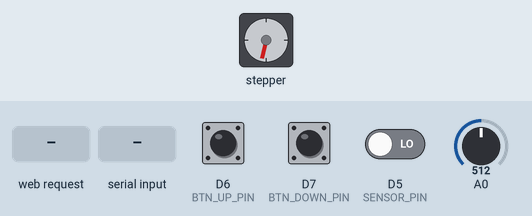
Bench run of a sketch on a simulated ESP8266 (NodeMCU). On the bench: stepper motor. Wiring (inferred from the names in the program): stepper motor driver (200 steps per turn assumed): step D1; direction D2; enable D0. The inputs (shaded band) are chosen by the test bench; at power-on: D5 (SENSOR_PIN) LOW, D6 (BTN_UP_PIN) HIGH, D7 (BTN_DOWN_PIN) HIGH, A0 = 512. WiFi joins after 1.5 s; servers stay silent unless stated; what the sketch prints to the serial monitor is not drawn. At 15.5 s the program puts the board to deep sleep or switches it off; the recording ends there.

Above: at 0.8 s.
0.9 s: D5 (SENSOR_PIN) driven HIGH
3.0 s: HTTP request GET /calibrate received
At 3.17 s:
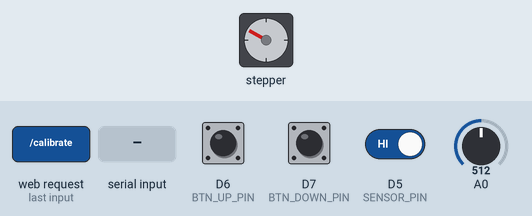
At 3.78 s:
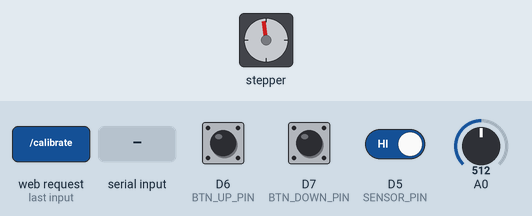
6.0 s: "d 45\n" received over Serial
At 6.18 s:
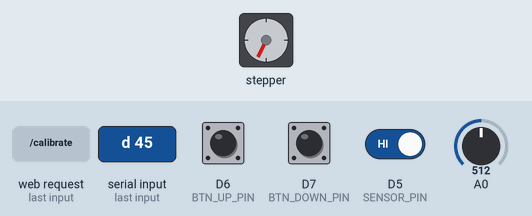
9.0 s: D6 (BTN_UP_PIN) pulled LOW for 1 s
11.5 s: D7 (BTN_DOWN_PIN) pulled LOW for 1 s
At 12.7 s:
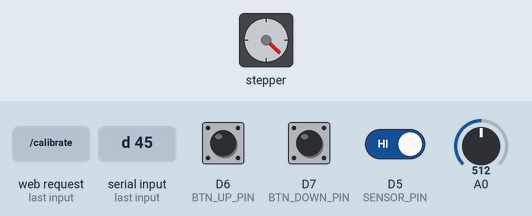
15.5 s: A0 set to 306
Timing chart, 0 to 15.5 s (numbered marks = the images above; inputs shaded):
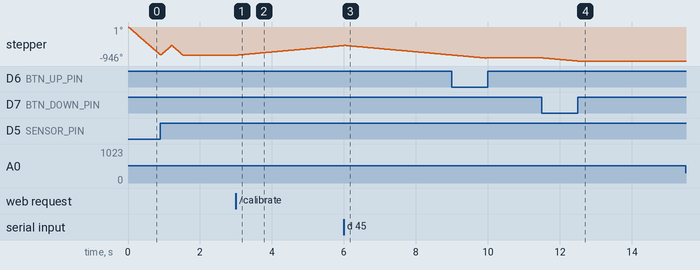

The sketch:

magnetic-loop-antenna.ino
```cpp
#include "config.h"

#include <ESP8266WiFi.h>
#include <ESP8266WebServer.h>

#define ENABLE_PIN D0
#define STEP_PIN D1
#define DIR_PIN D2
#define SENSOR_PIN D5
#define BTN_UP_PIN D6
#define BTN_DOWN_PIN D7

#define DIR_UP HIGH
#define DIR_DOWN LOW

#define SENSOR_NORMAL LOW
#define SENSOR_ALERT HIGH

#define POSITION_MARGIN 150

#define VOLTAGE_MAX 35.0 // 47k + 4.7k resistor divider
#define VOLTAGE_MIN 12.0 // Stop WiFi and go to infitinite sleep if voltage is below

int position = 0;
int minPosition;
int maxPosition;

bool stepperEnabled;
bool stepperAutoDisable;
uint32_t stepperLastUse;

String webString;
ESP8266WebServer server(80);

void wifi_action_index() {
  String response = "<!doctype html><html lang=\"en\">"
  "<head><meta charset=\"utf-8\" /><title>Magnetic Loop Antenna</title>"
  "<style>.button {margin: 10px; padding: 10px; border: 1px solid}</style></head>"
  "<body><h1>Magnetic loop antenna</h1>"
  "<p>Current position: " + String(position) + " (min: " + String(minPosition) + ", max: " + String(maxPosition) + ") <a class=\"button\" href=\"/calibrate\">Calibrate</a></p>"
  "<form action=\"/setPosition\" method=\"GET\">"
  "Set position: <input type=\"number\" name=\"abs\" min=\"" + String(minPosition) + "\" max=\"" + String(maxPosition) + "\" value=\"" + String(position) + "\">"
  "<input type=\"submit\" name=\"set\" value=\"Set\">"
  "</form><br/>"
  "<a class=\"button\" href=\"/stepDown?step=100\">-100</a>"
  "<a class=\"button\" href=\"/stepDown?step=10\">-10</a>"
  "<a class=\"button\" href=\"/stepDown?step=1\">-1</a>"
  "<a class=\"button\" href=\"/stepUp?step=1\">+1</a>"
  "<a class=\"button\" href=\"/stepUp?step=10\">+10</a>"
  "<a class=\"button\" href=\"/stepUp?step=100\">+100</a>"
  "<p>Voltage: " + String(getVoltage()) + " V</p>"
  "</body></html>";
  server.send(200, "text/html", response);
}

void wifi_action_setPosition() {
  int setPosition;
  if (server.hasArg("abs")) {
    setPosition = server.arg("abs").toInt();
    if (setPosition > position) {
      while (position < setPosition) {
        stepUp(1);
      }
    } else if (setPosition < position) {
      while (position > setPosition) {
        stepDown(1);
      }
    }
  }
  wifi_action_index();
}

void wifi_action_stepUp() {
  int stepValue = 1;
  if (server.hasArg("step")) {
    stepValue = server.arg("step").toInt();
  }
  for (int i = 0; i < stepValue; i++) {
    stepUp(1);
  }
  wifi_action_index();
}

void wifi_action_stepDown() {
  int stepValue = 1;
  if (server.hasArg("step")) {
    stepValue = server.arg("step").toInt();
  }
  for (int i = 0; i < stepValue; i++) {
    stepDown(1);
  }
  wifi_action_index();
}

void wifi_action_calibrate() {
  doCalibration();
  wifi_action_index();
}

void initWifi() {
  WiFi.mode(WIFI_STA);
  WiFi.begin(wifi_ssid, wifi_password);

  Serial.println("Connecting to WiFi network");

  while (WiFi.status() != WL_CONNECTED) {
    delay(500);
    Serial.print(".");
  }
  Serial.println("");
  Serial.println("WiFi connected");

  server.begin();
  server.on("/", wifi_action_index);
  server.on("/stepUp", wifi_action_stepUp);
  server.on("/stepDown", wifi_action_stepDown);
  server.on("/setPosition", wifi_action_setPosition);
  server.on("/calibrate", wifi_action_calibrate);
  Serial.println("Server started");

  Serial.println(WiFi.localIP());
}

void doWifi() {
  server.handleClient();
}

bool isSensorAlert() {
  return digitalRead(SENSOR_PIN) == SENSOR_ALERT;
}

float getVoltage() {
  return analogRead(A0)*(VOLTAGE_MAX/1023);
}

void doCalibration() {
  minPosition = 0;
  maxPosition = 1600; // Max steps for 180 degrees

  Serial.println("Calibrating...");

  // Handle unknown MIN or MAX position when sensor is alerting
  // Try to tune up a bit if we below minimal position
  if (isSensorAlert()) {
    Serial.println("Sensor is HIGH, checking if below MIN position");
    position = minPosition;
    for (int i = 0; i < POSITION_MARGIN; i++) {
      stepUp(10);
      if (!isSensorAlert()) {
        position = minPosition;
        break;
      }
    }
  }

  // If sensor still alerting then we above maximum position
  if (isSensorAlert()) {
    Serial.println("Sensor is HIGH, checking if above MAX position");
    position = maxPosition;
    for (int i = 0; i < POSITION_MARGIN; i++) {
      stepDown(10);
      if (!isSensorAlert()) {
        position = maxPosition;
        break;
      }
    }
  }

  if (!isSensorAlert()) {
    Serial.println("Sensor is NORMAL, searching safe MIN and MAX positions");
    while (!isSensorAlert()) {
      stepDown(1);
    }
    position = 0;

    // Rewind a bit back before looking MAX position
    for (int i = 0; i < POSITION_MARGIN; i++)
      stepUp(1);

    while (!isSensorAlert()) {
      stepUp(1);
    }
    maxPosition = position;

    for (int i = 0; i < maxPosition; i++) {
      stepDown(1);
    }

    getInfo();
  } else {
    Serial.println("Sensor still ALERT, unable to calibrate");
  }
}

void doStep(int delay_ms) {
  enableStepper();
  digitalWrite(STEP_PIN, HIGH);
  delay(delay_ms);
  digitalWrite(STEP_PIN, LOW);
  delay(delay_ms);
}

void stepUp(int delay_ms) {
  digitalWrite(DIR_PIN, DIR_UP);
  doStep(delay_ms);
  position++;
}

void stepDown(int delay_ms) {
  digitalWrite(DIR_PIN, DIR_DOWN);
  doStep(delay_ms);
  position--;
}

void enableStepper() {
  digitalWrite(ENABLE_PIN, LOW);
  stepperLastUse = millis();
  stepperEnabled = true;
}

void disableStepper() {
  digitalWrite(ENABLE_PIN, HIGH);
  stepperEnabled = false;
}

void getInfo() {
  Serial.println("\n\nCurrent position: " + String(position) + " (min: " + String(minPosition) + ", max: " + String(maxPosition) + ")");
  Serial.println("Voltage: " + String(getVoltage()) + " V");

  Serial.print("Sensor is ");
  if (isSensorAlert()) {
    Serial.println("ALERT");
  } else {
    Serial.println("NORMAL");
  }

  Serial.print("Stepper is ");
  if (stepperEnabled) {
    Serial.println("ENABLED");
  } else {
    Serial.println("DISABLED");
  }
}

void initSerial() {
  Serial.begin(115200);
}

void doSerial() {
    if (Serial.available() > 0) {
    String input = Serial.readStringUntil('\n');
    input.trim();

    if (input.length() > 0) {
      char command = input.charAt(0);
      int spaceIndex = input.indexOf(' ');
      int command_value = 1;
      if (spaceIndex > 0) {
        command_value = input.substring(spaceIndex + 1).toInt();
      }
      if (command == 'c') {
        doCalibration();
      } else if (command == 'u') {
        for (int i = 0; i < command_value; i++)
          stepUp(10);
      } else if (command == 'd') {
        for (int i = 0; i < command_value; i++)
          stepDown(10);
      } else if (command == 'U') {
        for (int i = 0; i < command_value; i++)
          stepUp(1);
      } else if (command == 'D') {
        for (int i = 0; i < command_value; i++)
          stepDown(1);
      } else if (command == 'i') {
        getInfo();
      }
    }
  }
}

void initButtons() {
  pinMode(BTN_DOWN_PIN, INPUT_PULLUP);
  pinMode(BTN_UP_PIN, INPUT_PULLUP);
}

void doButtons() {
  // Button UP is pressed
  if (digitalRead(BTN_UP_PIN) == LOW && digitalRead(BTN_DOWN_PIN) == HIGH) {
    stepUp(10);
  }

  // Button DOWN is pressed
  if (digitalRead(BTN_DOWN_PIN) == LOW && digitalRead(BTN_UP_PIN) == HIGH) {
    stepDown(10);
  }
}

void initStepper() {
  pinMode(ENABLE_PIN, OUTPUT);
  pinMode(STEP_PIN, OUTPUT);
  pinMode(DIR_PIN, OUTPUT);
  pinMode(SENSOR_PIN, INPUT);

  enableStepper();
  stepperAutoDisable = true;
}

void doStepper() {
  // Disable stepper driver after 1 second of inactivity
  if (stepperAutoDisable && stepperEnabled) {
    if (millis() > stepperLastUse + 1000) {
      disableStepper();
    }
  }
}

void doLowVoltage() {
  if (getVoltage() <= 12.0) {
    Serial.println("Voltage is LOW");
    WiFi.mode(WIFI_STA);
    WiFi.disconnect();
    WiFi.mode(WIFI_OFF);
    disableStepper();
    ESP.deepSleep(0);
  } else {
    Serial.println("Voltage is NORMAL");
  }
}

void setup() {
  initSerial();
  Serial.println("\n\n\nMagnetic Loop Antenna\n\n\n");

  initStepper();
  initButtons();

  doLowVoltage();

  doCalibration();

  initWifi();
}

void loop() {
  doSerial();
  doButtons();
  doStepper();
  doWifi();
  doLowVoltage();
}
```

config.example.h
```cpp
const char* wifi_ssid     = "your-ssid";
const char* wifi_password = "your-key";
```

Measured:
- after the input at 3.0 s, stepper: keeps turning clockwise at about 91°/s, starting at once
- after the input at 11.5 s, stepper: turns 88° counter-clockwise in 0.99 s, starting at once
